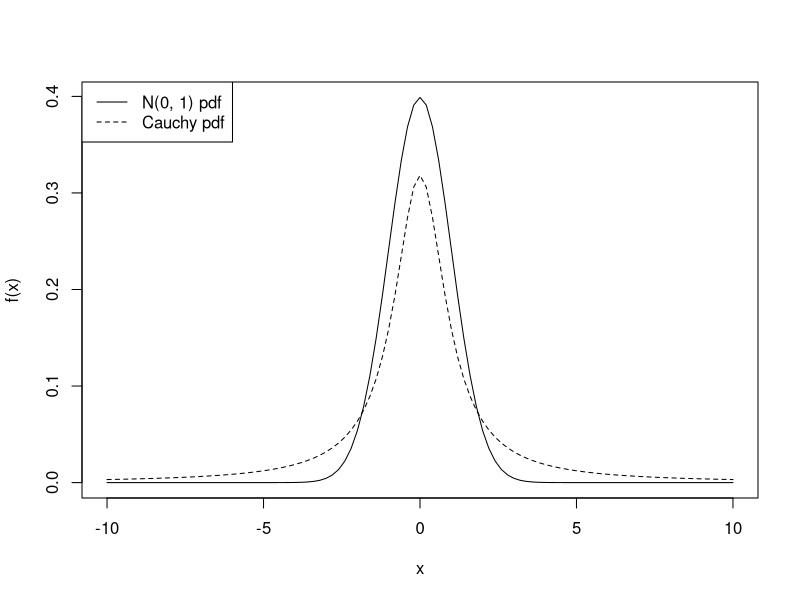
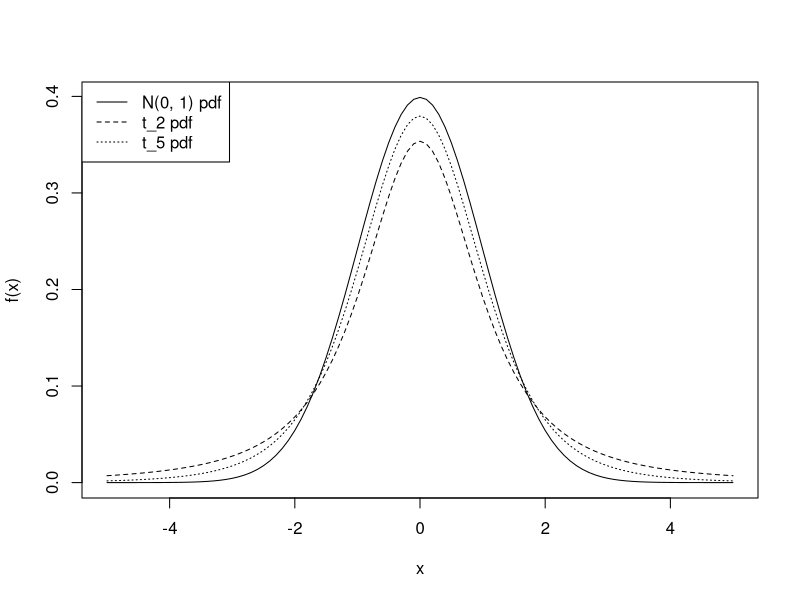

These figures' R source, in order:
## ---- chunk 1
curve(dnorm(x), from = -10, to = 10, xlab = "x", ylab = "f(x)")
curve(1/(pi*(1 + x^2)), add = TRUE, lty = 2)
legend("topleft", lty = c(1, 2),
       legend = c("N(0, 1) pdf", "Cauchy pdf"))
## ---- chunk 2
curve(dnorm(x), from = -5, to = 5, xlab = "x", ylab = "f(x)")
curve(dt(x, df = 2), add = TRUE, lty = 2)
curve(dt(x, df = 5), add = TRUE, lty = 3)
legend("topleft", lty = c(1, 2, 3),
       legend = c("N(0, 1) pdf", "t_2 pdf", "t_5 pdf"))
